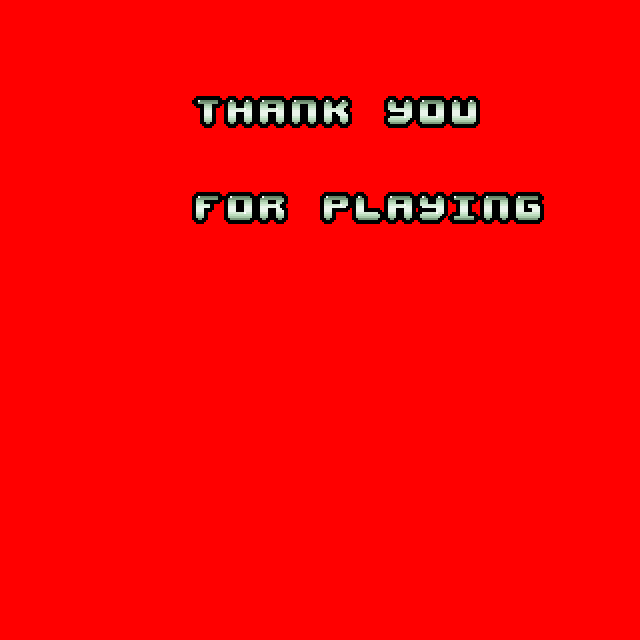

A 2D game scene composited from a Tiled map and its tileset images. What follows is a short description and the map's XML, with each tile layer's data collapsed to a summary:
An orthogonal 20x20 tile map with 32x32 px tiles, 2 tile layers (background, fore).

<map version="1.0" orientation="orthogonal" renderorder="right-down" width="20" height="20" tilewidth="32" tileheight="32" backgroundcolor="#ff0000" nextobjectid="1">
 <tileset firstgid="1" name="32x32_font" tilewidth="32" tileheight="32" tilecount="59">
  <image source="../img/font/32x32_font.png" width="1888" height="32" />
 </tileset>
 <layer name="background" width="20" height="20">
  <data>[400 cells, 0 non-empty, 0 distinct tile ids]</data>
 </layer>
 <layer name="fore" width="20" height="20">
  <data>[400 cells, 18 non-empty, 14 distinct tile ids]</data>
 </layer>
</map>
